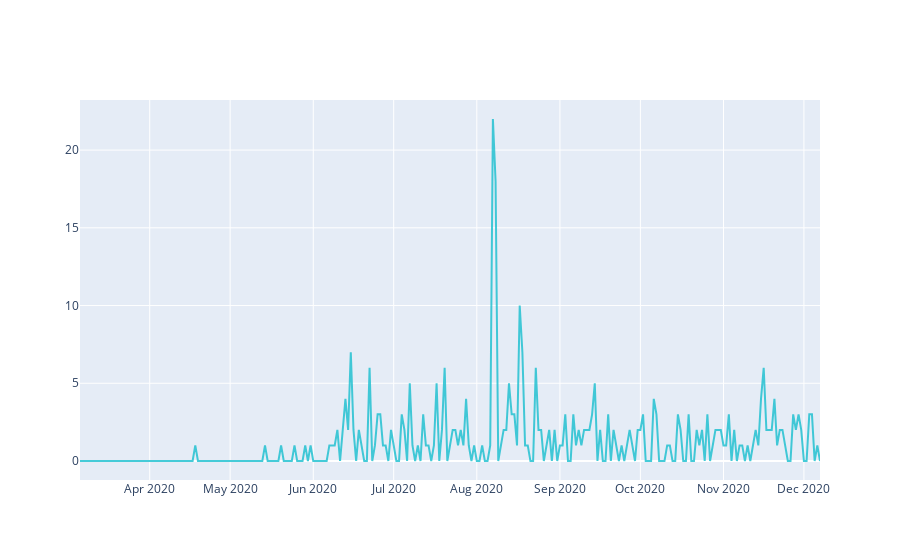

Notebook code cell kept with this figure:
### Code cell
data = [go.Scatter(
        x= dfConf[dfConf['cidade'] == 'Feira de Santana'].day,
        y= dfConf[dfConf['cidade'] == 'Feira de Santana'].obitos_dia,
        name= "Confirmados",
        line= dict(color= '#17BECF'),
        opacity= 0.8 )]
py.iplot(data)

### Figure 1 — Plotly figure (JSON) as saved in the notebook; plotly's stock layout.template omitted (floating-point values rounded to 4 significant figures; data arrays with more than 128 entries replaced by an {"elided": "..."} marker saying what was removed)
{"data": [{"line": {"color": "#17BECF"}, "name": "Confirmados", "opacity": 0.8, "type": "scatter", "x": {"elided": "277 str values"}, "y": {"elided": "277 int values"}}], "layout": {}}
